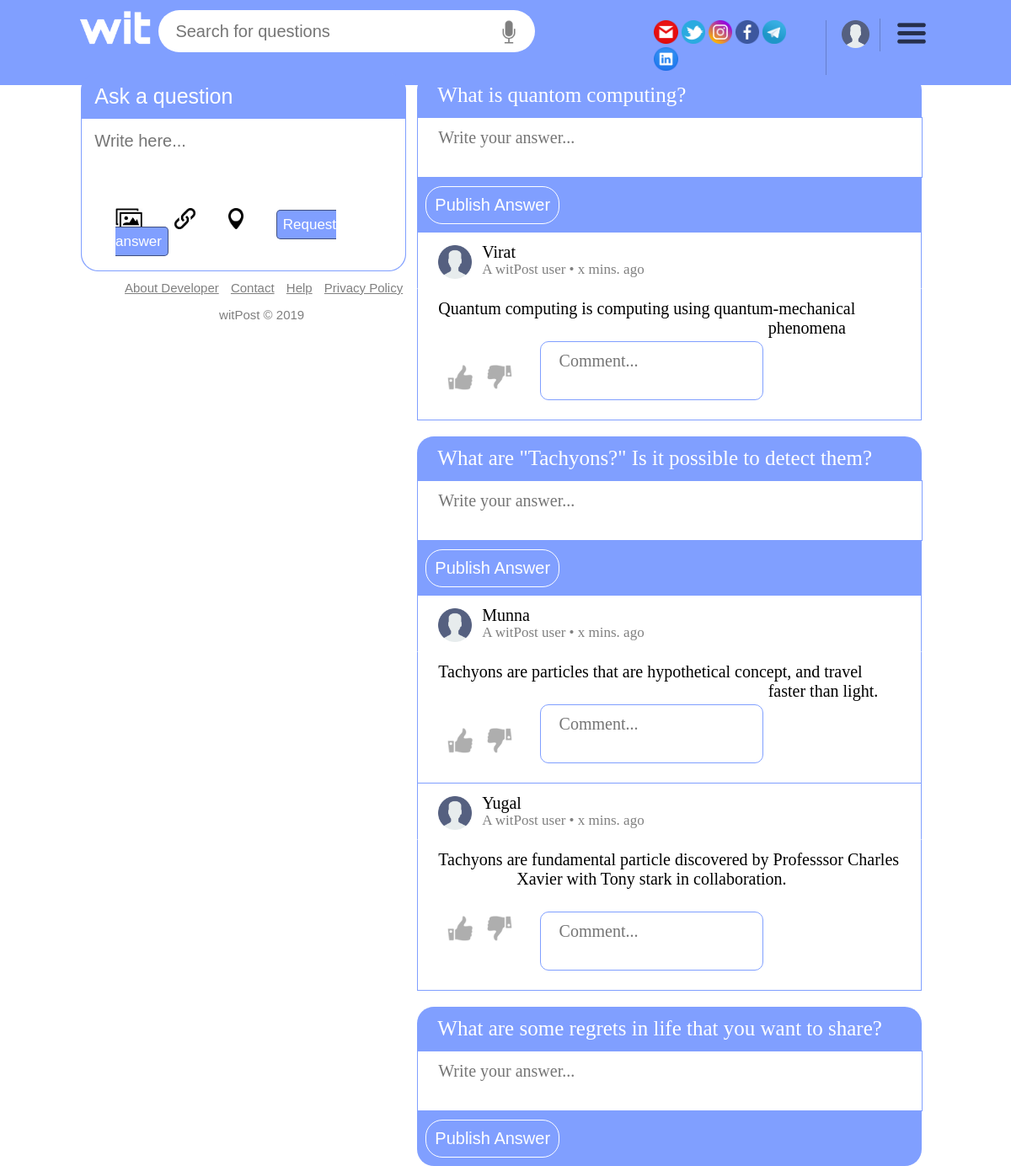
The app's page /home.php with its own data.
### tables this page shows
CREATE TABLE "Questions" (
	`username`	TEXT NOT NULL,
	`question`	TEXT NOT NULL,
	`question_id`	INTEGER,
	PRIMARY KEY(`question_id`)
);

CREATE TABLE "Answers" (
	`question_id`	INTEGER NOT NULL,
	`answer`	TEXT,
	`likes`	INTEGER,
	`dislikes`	INTEGER,
	`username`	INTEGER
);

### home.php (the view, shortened to what this page needs)
<!DOCTYPE html>
<html>
<head>
    <link rel="stylesheet" href="style.css">
</head>
<body>
    <header>
        <div class="hb-t">
            <div id="ls">
                <img src="images/logo2.png" width="90%" height="auto">
            </div>
            <div id="s">
                <form method="get" action="">
                    <input type="text" spellcheck="false" placeholder="Search for questions">
                    <img src="images/voice_search.png" height="30px" width="auto">
                </form>
            </div>
            <div id="ml-rd">
                <a href="#"><img title="Write us" src="images/email_redirect.png" width="15%" height="auto"></a>
                <a href="#"><img title="Twitter" src="images/twitter_redirect.png" width="15%" height="auto"></a>
                <a href="#"><img title="Instagam" src="images/insta_redirect.png" width="15%" height="auto"></a>
                <a href="#"><img title="Facebook" src="images/facebook_redirect.png" width="15%" height="auto"></a>
                <a href="#"><img title="Telegram" src="images/telegram_redirect.png" width="15%" height="auto"></a>
                <a href="#"><img title="LinkedIn" src="images/linkedIn_redirect.png" width="15%" height="auto"></a>
            </div>
            <div id="u-acc">
                <div id="m-si-uc">
                    <div class="m-si-uc-dd">
                        <a href="#"><img src="images/user.png" height="33px" width="auto"></a>
                    </div>
                </div>
            </div>
            <div id="m-u">
                <div id="m-si-uc">
                    <div class="m-si-uc-dd">
                        <a href="#"><img src="images/menu.png" height="25px" height="auto"></a>
                    </div>
                </div>
            </div>
        </div>
    </header>
    <article>
        <div class="pst-cr-q">
            <div id="q-ask-el-1">
                <p>Ask a question</p>
                <div id="q-ask-inp">
                    <textarea type="text" placeholder="Write here..."></textarea>
                    <div id="img-li">
                        <ul>
                            <li><a href="#"><img src="images/create_img.png" title="Add photos" height="25px" width="auto" style="display:inline; margin-top:10px;"></a></li>
                            <li><a href="#"><img src="images/create_link.png" title="Add link(s)" height="25px" width="auto" style="display:inline; margin-top:10px;"></a></li>
                            <li><a href="#"><img src="images/create_location.png" title="Add Location" height="25px" width="auto" style="display:inline; margin-top:10px"></a></li>
                            <li><a href="#"><p>Request answer</p></a></li>
                        </ul>
                    </div>
                </div>
            </div>
        </div>
    </article>
    <footer>
        <ul><li><a href="http://saurz.github.io">About Developer</a></li>
        <li><a href="#">Contact</a></li>
        <li><a href="#">Help</a></li>
        <li><a href="#">Privacy Policy</a></li></ul>
        <p>witPost &copy; 2019</p>
    </footer>
    <article>
            <?php
            $db = new DBphp();
             $query1="SELECT * FROM Questions;";
             $result1 = $db->query($query1);
             while ($row = $result1->fetchArray()){
                 echo '<div class="pst-a"><div id="q-ans-el-1"><p>'.$row["question"].'</p><textarea id='.$row["question_id"].' type="text" placeholder="Write your answer..."></textarea><button style="background:#809fff; border:1px solid #ffffff; padding:10px; font-size:20px; border-radius:20px; color:#ffffff; margin:10px;" onclick="publish_answer(this,'.$row["question_id"].',\''.$_SESSION['username'].'\' )">Publish Answer</button>';
                 $query2 = "SELECT * FROM Answers where question_id = ".$row["question_id"].";";
                 $result2 = $db->query($query2);
                 while ($row3 = $result2->fetchArray()){
                   echo '
                   <div id="q-ans-in-1">
                      <div id="prev-ans">
                                <div id="u-info">
                                    <img src="images/user.png" width="40px" height="auto" style="float:left; overflow:hidden; margin-left:4%; margin-top:15px; margin-right:0"><p style="font-size:20px; margin-top:0; border:none; margin-bottom:20px; padding-left:2%;">'.$row3["username"].'</p><p style="border:none; margin-left:0; margin-top:-45px; font-size:17px; color:rgba(0, 0, 0, 0.5); padding-left:2%;">A witPost user &#8226; x mins. ago</p>
                                </div>
                        <p>'.$row3["answer"].
                       '<img style="margin:10% 1% 2% 2%; float:left;" src="images/upvote2.png" width="30px" height="auto" id="uTrans" onclick="uTrnsFun()">
                        <script>
                            function uTrnsFun() {
                                document.getElementById("uTrns").src = "images/upvote.png";
                            }
                        </script>
                        <img style="margin:10% 1% 2% 2%; float:left" src="images/downvote2.png" width="30px" height="auto" id="dTrns" onclick="dTrnsFun()">
                        <script>
                            function dTrnsFun() {
                                document.getElementById("dTrns").src = "images/downvote.png";
                            }
                        </script>
                        <textarea style="width:40%; float:left; margin:5% 1% 2% 5%; border-radius:10px;" type="text" placeholder="Comment..."></textarea></p>
                    </div>
                </div>';
                 }
                echo "</div></div>" ;
            }
             ?>
    </article>
</body>
</html>

### style.css (style rules this page uses)
body { background:#ffffff; margin:0; width:80%; background-size:100%; }
.hb-t { top:0; background:#809fff; margin:0; padding:1%; overflow:hidden; position:fixed; }
#ls { width:8%; display:inline; float:left; margin:0 0 0 7%; padding:0; }
#s form { float:left; width:40%; margin-bottom:0; }
#s input[type="text"] { margin:0; display:inline; width:80%; height:40px; padding:5px 50px 5px 20px; font-size:20px; border:0 solid; border-radius:30px; outline:none; }
#s img { margin:10px 0 -9px -50px; opacity:0.5; }
#ml-rd { margin-left:10%; width:16%; float:left; border-right:1px solid rgba(0, 0, 0, 0.2); padding-right:15px; margin-top:12px; margin-bottom:0; margin-right:0; padding-bottom:1px; }
#u-acc { width:3%; float:left; padding-top:2px; margin-top:10px; margin-left:18px; padding-right:10px; border-right:1px solid rgba(0, 0, 0, 0.2); }
.m-si-uc-dd { position:relative; display:inline-block; }
#m-u img { margin-top:15px; opacity:0.7; }
#m-u img { margin-left:20px; }
.pst-cr-q { position:fixed; width:32%; margin-top:69px; border:0 solid; background:#809fff; padding-top:0; padding-bottom:0; margin-left:8%; border-radius:20px; border:1px solid #809fff; }
#q-ask-el-1 p { font-family:sans-serif; font-size:25px; color:#ffffff; margin-top:0; margin-bottom:3%; margin-left:4%; padding-top:12px; }
#q-ask-inp { padding-bottom:2%; background:#ffffff; border-radius:20px; }
#q-ask-inp li { list-style:none; display:inline; margin-right:10%; }
#q-ask-inp textarea[type="text"] { resize:none; width:92%; border:none; outline:none; font-size:20px; padding:4%; margin-bottom:0; font-family:arial; }
#q-ask-inp li p { margin:0; display:inline; color:#ffffff; font-size:17px; border:1px solid rgba(0, 0, 0, 0.5); padding:2% 2%; border-radius:5px; background:#809fff; }
#q-ask-inp li a { text-decoration:none; }
.pst-a { margin-left:49%; margin-top:2%; width:65%; margin-bottom:0; }
#q-ans-el-1, #q-ans-el-2 { background:#809fff; font-size:25px; margin-left:4%; color:#ffffff; padding-bottom:0; margin-top:0; margin-bottom:0; border-radius:20px; }
#q-ans-el-1 p, #q-ans-el-2 p { padding:2% 4%; margin:0; }
#q-ans-el-1 textarea[type="text"] { resize:none; border:1px solid #809fff; font-family:serif; font-size:20px; padding:2% 4%; width:91.7%; outline:none; margin-bottom:0; float:left; }
#u-info { background:#ffffff; border-top:0; border-right:1px solid #809fff; border-left:1px solid #809fff; border-bottom:1px solid #ffffff; }
#prev-ans { margin:0; border-radius:20px; }
#prev-ans p { border-left:1px solid #809fff; border-right:1px solid #809fff; border-bottom:1px solid #809fff; font-size:20px; padding:2% 4%; background:#ffffff; color:#000000; overflow:hidden; }
footer { color:rgba(0, 0, 0, 0.5); font-family:sans-serif; font-size:15px; margin-left:9%; position:fixed; margin-top:300px; float:left; }
footer a { color:rgba(0, 0, 0, 0.5); }
footer p { margin-left:40%; }
footer li { display:inline; margin-right:10px; }

### records on screen
questions: question "What is quantom computing?", question_id "Write your answer..."
answers: username "Virat", answer "Quantum computing is computing using quantum-mechanical phenomena"
questions: question "What are \"Tachyons?\" Is it possible to detect them?", question_id "Write your answer..."
answers: username "Munna", answer "Tachyons are particles that are hypothetical concept, and travel faster than light."
answers: username "Yugal", answer "Tachyons are fundamental particle discovered by Professsor Charles Xavier with Tony stark in collaboration."
questions: question "What are some regrets in life that you want to share?", question_id "Write your answer..."
